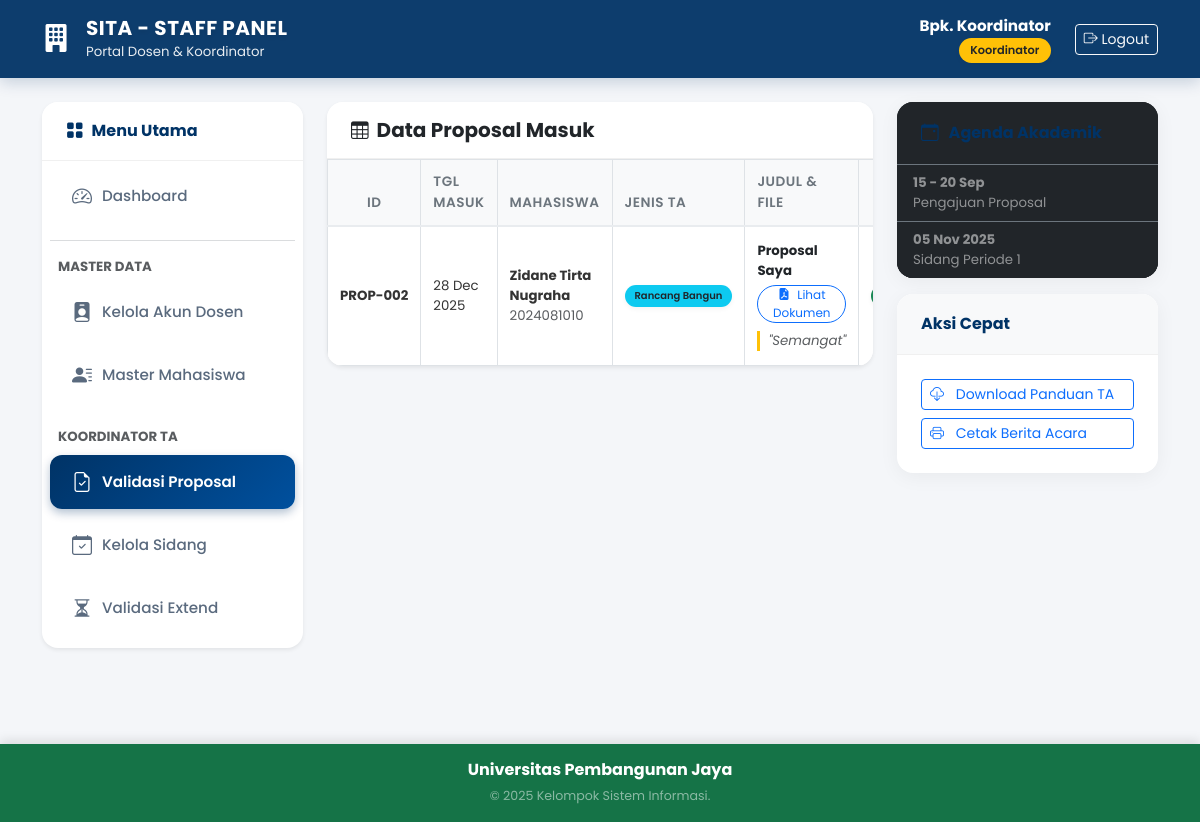
Page /dashboard_dosen.php?page=proposal (signed in) on the committed database.
### tables this page shows
CREATE TABLE `proposal` (
  `idProposal` char(13) NOT NULL,
  `Judul` text NOT NULL,
  `jenis_ta` enum('Skripsi','Tugas Akhir','Magang','Proyek','Rancang Bangun') NOT NULL DEFAULT 'Rancang Bangun',
  `status_pengajuan` enum('Diajukan','Disetujui','Ditolak','Revisi') DEFAULT 'Diajukan',
  `tanggal_pengajuan` date DEFAULT NULL,
  `catatan_koor` text DEFAULT NULL,
  `file_dokumen` varchar(255) DEFAULT NULL,
  `Total_Bimbingan` tinyint(4) DEFAULT 0,
  `NIM` char(10) NOT NULL,
  `NIDN_Pembimbing` char(10) DEFAULT NULL
);

CREATE TABLE `mahasiswa` (
  `NIM` char(10) NOT NULL,
  `Nama` varchar(128) NOT NULL,
  `Total_SKS` tinyint(3) UNSIGNED DEFAULT 0,
  `Total_JSDP` smallint(5) UNSIGNED DEFAULT 0,
  `Email` varchar(128) DEFAULT NULL,
  `Password` varchar(255) DEFAULT '202cb962ac59075b964b07152d234b70'
);

### admin_proposal.php (the view, shortened to what this page needs)
<?php
$arr_proposal = [];
$q_prop = mysqli_query($conn, "SELECT p.*, m.Nama FROM Proposal p JOIN Mahasiswa m ON p.NIM = m.NIM ORDER BY p.tanggal_pengajuan DESC");
if ($q_prop) {
    while ($row = mysqli_fetch_assoc($q_prop)) {
        $arr_proposal[] = $row;
    }
}
?>
<div class="card shadow-sm border-0">
    <div class="card-header bg-white py-3">
        <h5 class="m-0 fw-bold text-dark"><i class="bi bi-table me-2"></i>Data Proposal Masuk</h5>
    </div>
    <div class="card-body p-0">
        <div class="table-responsive">
            <table class="table table-bordered table-hover align-middle mb-0 small">
                <thead class="bg-light text-secondary text-uppercase">
                    <tr>
                        <th class="text-center">ID</th>
                        <th>Tgl Masuk</th>
                        <th>Mahasiswa</th>
                        <th>Jenis TA</th>
                        <th>Judul & File</th>
                        <th class="text-center">Status</th>
                    </tr>
                </thead>
                <tbody>
                    <?php
                    if (!empty($arr_proposal)):
                        foreach ($arr_proposal as $row):
                    ?>
                    <tr>
                        <td class="text-center fw-bold text-nowrap"><?= $row['idProposal'] ?></td>
                        <td><?= date('d M Y', strtotime($row['tanggal_pengajuan'])) ?></td>
                        <td>
                            <span class="fw-bold"><?= $row['Nama'] ?></span><br>
                            <span class="text-muted"><?= $row['NIM'] ?></span>
                        </td>
                        <td>
                            <span class="badge bg-info text-dark"><?= $row['jenis_ta'] ?></span>
                        </td>
                        <td>
                            <div class="fw-bold text-dark mb-1"><?= $row['Judul'] ?></div>
                            <?php if(!empty($row['file_dokumen'])): ?>
                                <a href="uploads/proposal/<?= $row['file_dokumen'] ?>" target="_blank" class="btn btn-outline-primary btn-sm py-0 px-2 rounded-pill" style="font-size: 0.75rem;">
                                    <i class="bi bi-file-earmark-pdf-fill me-1"></i> Lihat Dokumen
                                </a>
                            <?php else: ?>
                                <span class="text-muted fst-italic" style="font-size: 0.75rem;">(Tidak ada file)</span>
                            <?php endif; ?>
                            <?php if(!empty($row['catatan_koor'])): ?>
                                <div class="mt-2 text-muted fst-italic border-start border-3 border-warning ps-2">
                                    "<?= $row['catatan_koor'] ?>"
                                </div>
                            <?php endif; ?>
                        </td>
                        <td class="text-center">
                        </td>
                    </tr>
                    <?php endforeach; else: ?>
                    <tr><td colspan="7" class="text-center py-4 text-muted">Belum ada data proposal masuk.</td></tr>
                    <?php endif; ?>
                </tbody>
            </table>
        </div>
    </div>
</div>

### style.css (style rules this page uses)
:root { --primary-color: #003366; --primary-gradient: linear-gradient(135deg, #003366 0%, #00509e 100%); --accent-color: #0d6efd; --accent-hover: #0b5ed7; --success-color: #198754; --danger-color: #dc3545; --bg-body: #f4f6f9; --bg-card: #ffffff; --text-main: #2c3e50; --text-muted: #6c757d; --shadow-soft: 0 4px 20px rgba(0, 0, 0, 0.05); --shadow-hover: 0 8px 25px rgba(0, 0, 0, 0.1); --radius-md: 12px; --radius-lg: 16px; --radius-pill: 50px; }
html, body { height: 100%; margin: 0; }
body { background-color: var(--bg-body); font-family: 'Poppins', sans-serif; color: var(--text-main); display: flex; flex-direction: column; min-height: 100vh; font-size: 0.95rem; }
a { text-decoration: none; }
.card { border: none; border-radius: var(--radius-lg); background: var(--bg-card); box-shadow: var(--shadow-soft); margin-bottom: 24px; transition: transform 0.3s ease, box-shadow 0.3s ease; overflow: hidden; }
.card-header { background-color: #ffffff; border-bottom: 1px solid #f0f0f0; font-weight: 700; padding: 18px 24px; font-size: 1rem; color: var(--primary-color); display: flex; align-items: center; }
.card-header i { margin-right: 10px; font-size: 1.1rem; }
.card-body { padding: 24px; }
.table { margin-bottom: 0; }
.table thead th { background-color: #f8f9fa; color: #6c757d; font-weight: 600; border-bottom: 2px solid #e9ecef; font-size: 0.85rem; text-transform: uppercase; letter-spacing: 0.5px; padding: 12px; }
.table td { vertical-align: middle; padding: 12px; color: #333; }
.badge { padding: 0.6em 1em; font-weight: 600; border-radius: var(--radius-pill); box-shadow: 0 2px 5px rgba(0,0,0,0.05); }
.card { transition: transform 0.2s; }

### rows in the picture
proposal: idProposal "PROP-002", tanggal_pengajuan "28 Dec 2025", NIM.Nama "Zidane Tirta Nugraha", NIM "2024081010", jenis_ta "Rancang Bangun", Judul "Proposal Saya", catatan_koor "Semangat"

### other values in the picture
$nama "Bpk. Koordinator"
$role "Koordinator"
